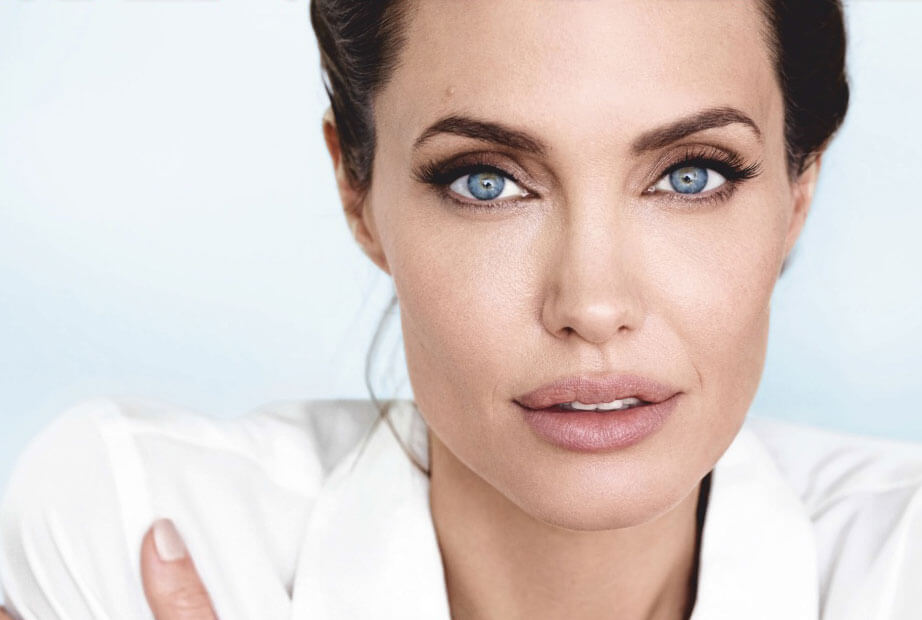
#> input picture angelina-jolie.jpg, 922 x 620 px
$ python deteccao_exemplo3.py
#> lines starting #> are read from the running program, lines starting #| are printed output that depends on the picture; after the words box and inside, x2 and y2 are one past the last pixel; in counts of white or black regions, pixels touching at a corner belong together
# Importando a biblioteca
import cv2

# Criar os classificadores
classificador_faces = cv2.CascadeClassifier('venv\Lib\site-packages\cv2\data\haarcascade_frontalface_default.xml')
classificador_olhos = cv2.CascadeClassifier('venv\Lib\site-packages\cv2\data\haarcascade_eye.xml')

# Carregando a imagem e convertendo para cinza
imagem = cv2.imread('angelina-jolie.jpg')
#> imagem is the input picture: shape (620, 922, 3); mean B, G, R 199.6, 203.9, 216.9
imagem_cinza = cv2.cvtColor(imagem, cv2.COLOR_BGR2GRAY)
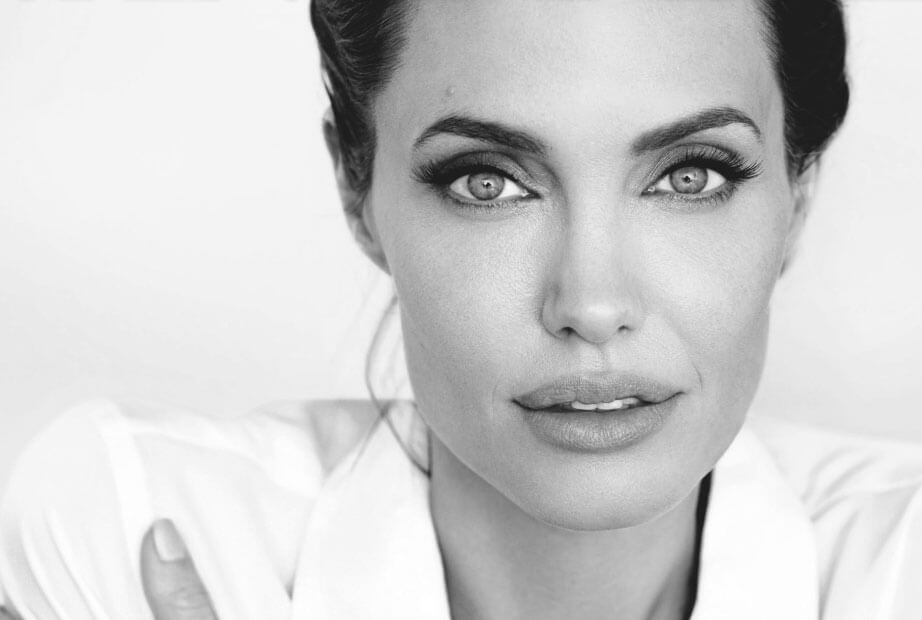
#> imagem_cinza: shape (620, 922); min 13, max 255, mean 207.3

# Detectar faces usando o classificador
faces_detectadas = classificador_faces.detectMultiScale(imagem_cinza)
#> faces_detectadas = [[381, 27, 428, 428]]

# Percorrer as faces detectadas
for (x, y, larg, alt) in faces_detectadas:
    cv2.rectangle(imagem, (x, y), (x + larg, y + alt), (255, 0, 255), 2)
    # Selecionar uma regiao da imagem
    regiao = imagem[y:y + alt, x:x + larg]
    # Converter para cinza
    regiao_cinza = cv2.cvtColor(regiao, cv2.COLOR_BGR2GRAY)
    # Rodar o classificador
    olhos_detectados = classificador_olhos.detectMultiScale(regiao_cinza, minSize=(80, 80))
    # Percorrer a lista de olhos detectados
    for (ox, oy, olarg, oalt) in olhos_detectados:
        cv2.rectangle(regiao, (ox, oy), (ox + olarg, oy + oalt), (0, 255, 0), 2)
#> this loop made 1 pass
#> (x, y, larg, alt, olhos_detectados) on pass 1: (381, 27, 428, 428, [[254, 88, 117, 117], [34, 89, 125, 125]])
#> pass 1, `regiao = imagem[y:y + alt, x:x + larg]`:
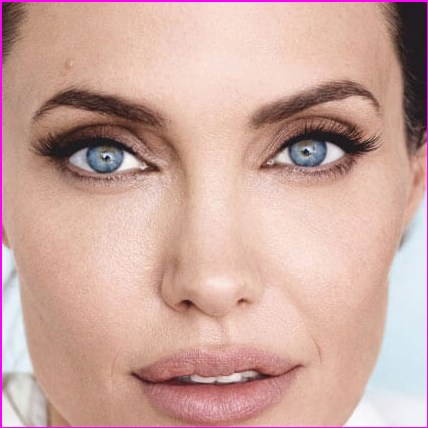
#> regiao: shape (428, 428, 3); mean B, G, R 158.9, 167.7, 204.8
#> pass 1, `regiao_cinza = cv2.cvtColor(regiao, cv2.COLOR_BGR2GRAY)`:
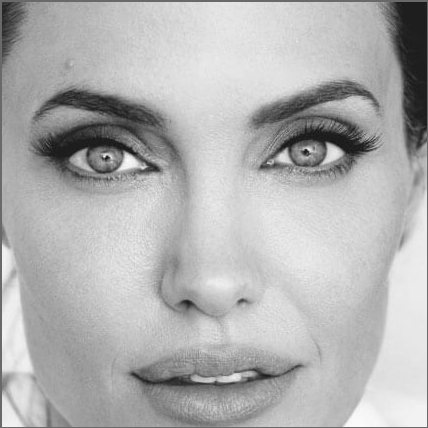
#> regiao_cinza: shape (428, 428); min 13, max 252, mean 177.8
#> after the loop:
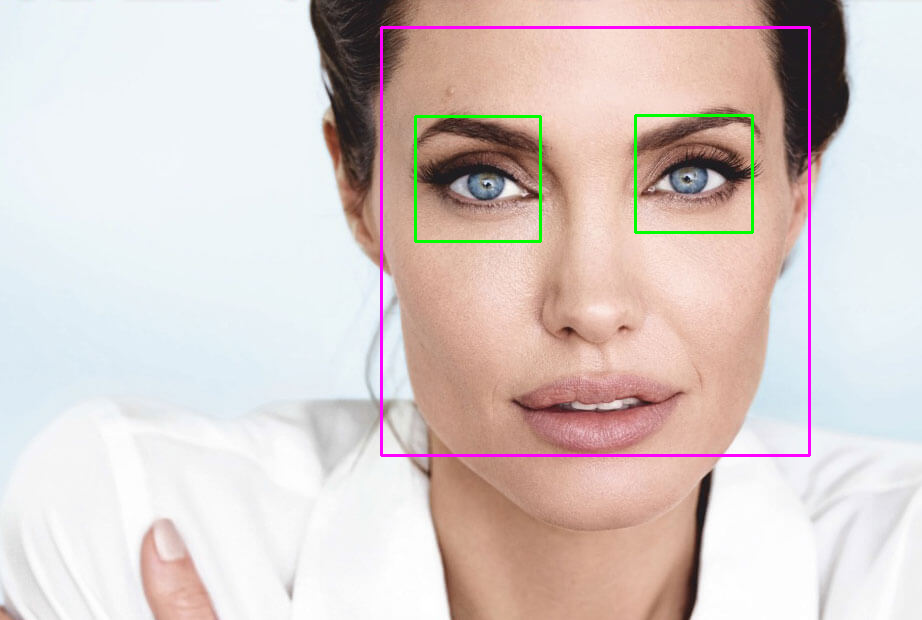
#> imagem: shape (620, 922, 3); 1.4% of pixels changed, all inside (x1, y1, x2, y2) = (380, 26, 811, 457)
#> after the loop:
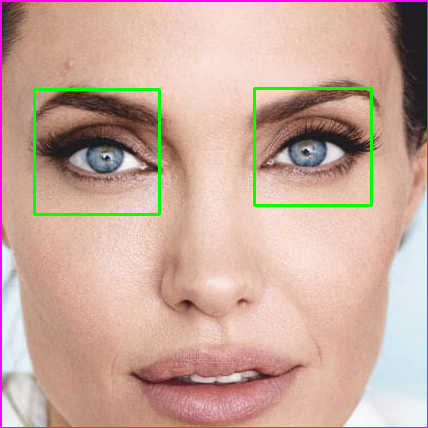
#> regiao: shape (428, 428, 3); 1.58% of pixels changed, all inside (x1, y1, x2, y2) = (33, 87, 373, 216)

# Exibir a imagem
cv2.imshow('Imagem', imagem)
cv2.waitKey()

$ run again, with imagem_1.jpg copied over angelina-jolie.jpg
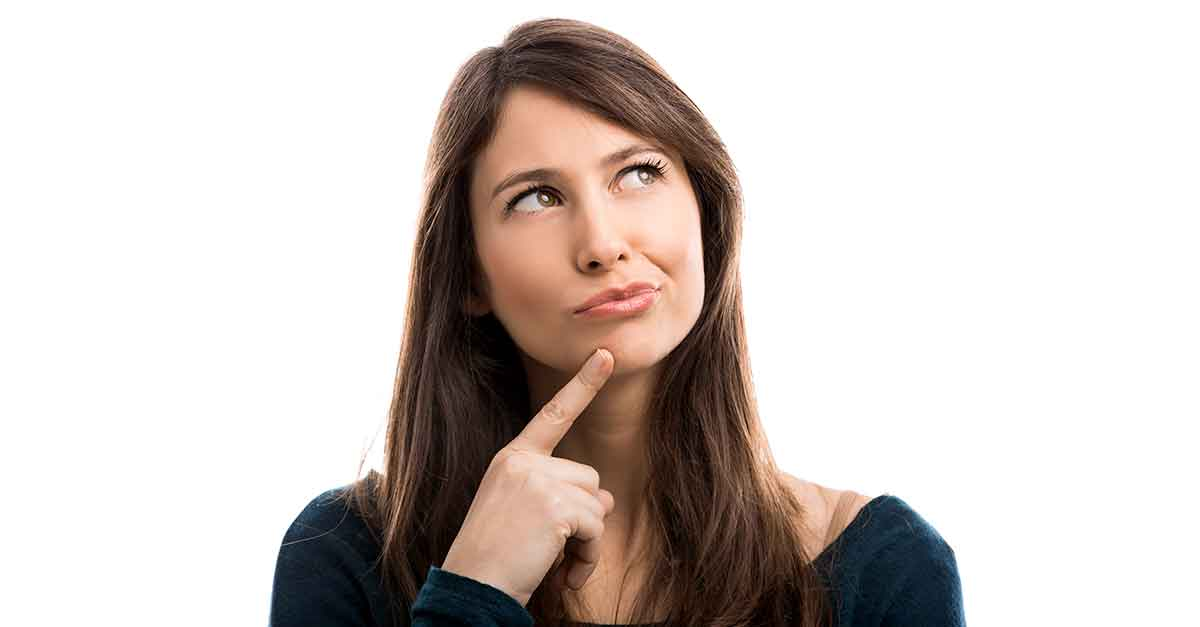
#> input picture imagem_1.jpg, 1200 x 627 px
#> imagem is the input picture: shape (627, 1200, 3); mean B, G, R 197.7, 201.6, 209.9
#> faces_detectadas = [[457, 85, 269, 269]]
#> the loop `for (x, y, larg, alt) in faces_detectadas:` made 1 pass
#> (x, y, larg, alt, olhos_detectados) on pass 1: (457, 85, 269, 269, [[134, 39, 93, 93], [29, 63, 95, 95]])
#> pass 1, `regiao_cinza = cv2.cvtColor(regiao, cv2.COLOR_BGR2GRAY)`:
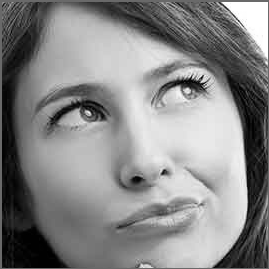
#> regiao_cinza: shape (269, 269); min 0, max 255, mean 134.5
#> after the loop `for (x, y, larg, alt) in faces_detectadas:`:
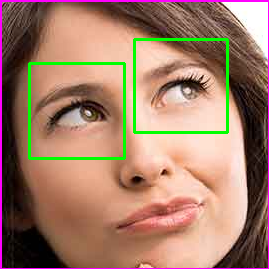
#> regiao: shape (269, 269, 3); mean B, G, R 105, 125.2, 162.3
